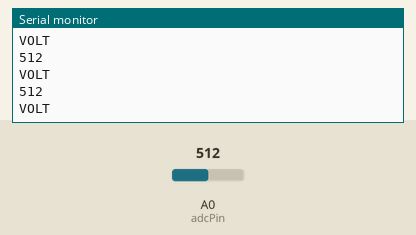
This sketch was run on a simulated Arduino Uno, built with avr-gcc and run on an emulated ATmega328P. On the bench: the last lines printed to the serial monitor. The inputs (shaded band) are chosen by the test bench; at power-on: A0 (adcPin) = 512.

Above: at 1.2 s.
1.3 s: A0 (adcPin) set to 716
At 1.31 s:
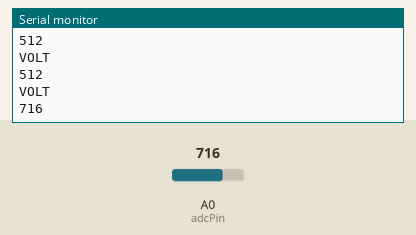
2.8 s: A0 (adcPin) set to 900
At 2.82 s:
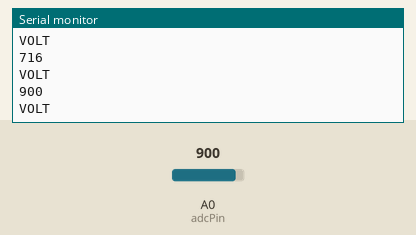
Timing chart, 0 to 5.8 s (numbered marks = the images above; inputs shaded):
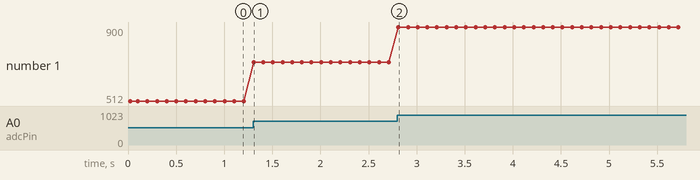

The sketch:

ex3-a.ino
```cpp
int adcPin = A0; // entrée analogique relié potentiometer
int adcIn = 0;   // variable to store the value coming from the sensor
void setup()
{
    Serial.begin(9600); // init serial to 9600b/s
    Serial.println("Potentiometre Test !!");
}
void loop()
{
    adcIn = analogRead(adcPin);
    Serial.println(adcIn);
    Serial.println("VOLT");
    delay(100);
}
```

Measured:
- after the input at 1.3 s, the serial monitor: prints a new line at once (image 1)
- after the input at 2.8 s, the serial monitor: prints a new line at once (image 2)
- plotted number 1: 512 → 716 after the input at 1.3 s, 716 → 900 after the input at 2.8 s
